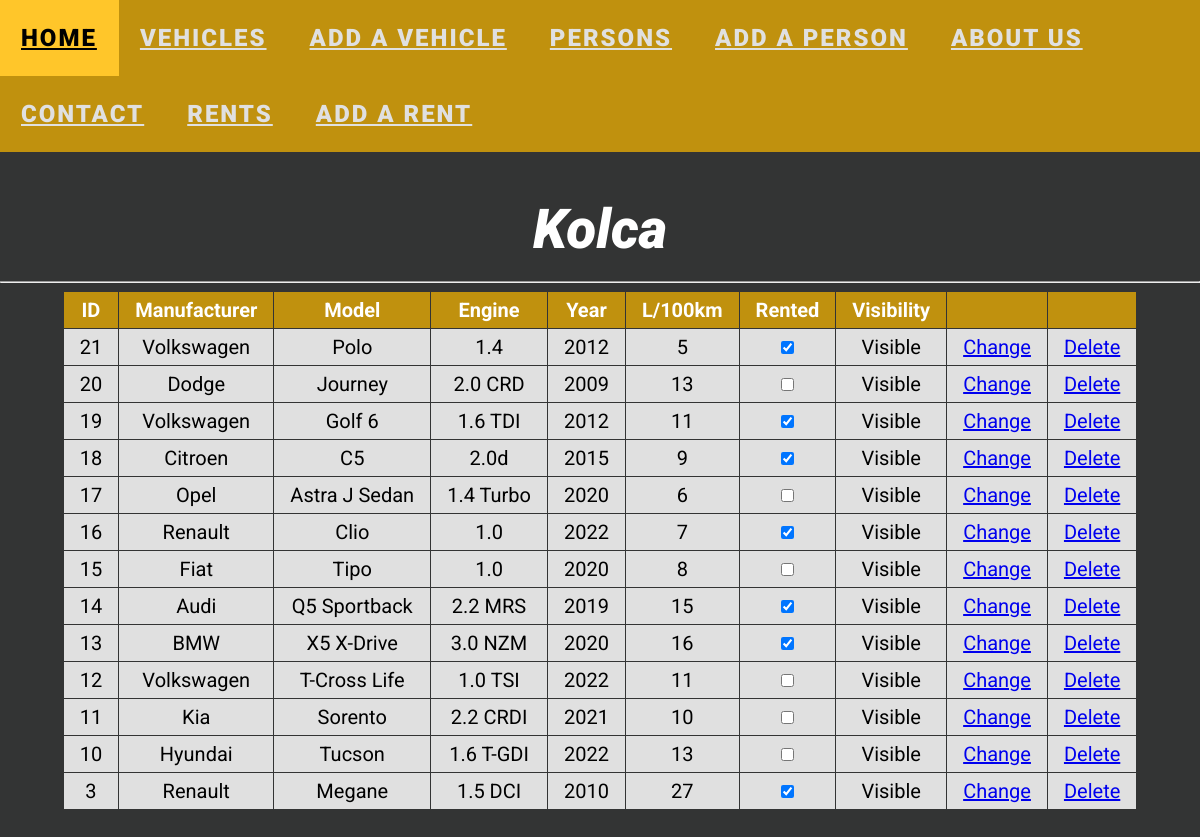
/vehicle/vehicles.php, run on the app's committed database.
### tables this page shows
CREATE TABLE `vehicle` (
  `vehicleId` int NOT NULL AUTO_INCREMENT,
  `manufacturer` varchar(255) DEFAULT NULL,
  `vehicleModel` varchar(255) DEFAULT NULL,
  `vehicleEngine` varchar(255) DEFAULT NULL,
  `vehicleYear` int DEFAULT NULL,
  `isRented` tinyint(1) DEFAULT NULL,
  `isVisible` tinyint(1) DEFAULT NULL,
  `consumptionPer100Km` float DEFAULT NULL,
  PRIMARY KEY (`vehicleId`)
);

### vehicle/vehicles.php (the view, shortened to what this page needs)
<?php
include "../include/joinsql.php";
include "../include/header.php";
?><!DOCTYPE html>
<html dir=ltr>
    <head>
        <link href="../css/reset.css" rel="stylesheet" type="text/css">
        <link href="../css/general.css" rel="stylesheet" type="text/css">
    </head>
    <body>
        <h1>Kolca</h1>
        <br>
        <hr>
        <table>
            <thead>
                <td>ID</td>
                <td>Manufacturer</td>
                <td>Model</td>
                <td>Engine</td>
                <td>Year</td>
                <td>L/100km</td>
                <td>Rented</td>
                <td>Visibility</td>
                <td></td>
                <td></td>
            </thead>
            <tbody>
                <?php $kolca = $conn->query("SELECT *, CASE WHEN isVisible = 0 Then 'Not visible' ELSE 'Visible' END AS visibilityText FROM vehicle ORDER BY vehicleId DESC");
                if ($kolca->num_rows > 0) {
                    while ($row = $kolca->fetch_assoc()) {
                        if ($row['isRented'] == TRUE) {
                            $checkRent = '<input type="checkbox" name="isRented" checked>';
                        } else {
                            $checkRent = '<input type="checkbox" name="isRented">';
                        }
                        print '<tr>
                                    <td>' . $row["vehicleId"] . '</td>
                                    <td>' . $row["manufacturer"] . '</td>
                                    <td>' . $row["vehicleModel"] . '</td>
                                    <td>' . $row["vehicleEngine"] . '</td>
                                    <td>' . $row["vehicleYear"] . '</td>
                                    <td>' . $row["consumptionPer100Km"] . '</td>
                                    <td>' . $checkRent . '</td>
                                    <td>' . $row['visibilityText'] . '</td>
                                    <td><a href="editVehicle.php?vehicleId=' . $row["vehicleId"] . '">Change</a></td>
                                    <td><a href="deleteVehicle.php?vehicleId=' . $row["vehicleId"] . '">Delete</a></td>
                                </tr>';
                    }
                } ?>
            </tbody>
        </table>
    </body>
</html>

### css/general.css (style rules this page uses)
body { background-color: #333434; font-family: 'Roboto', sans-serif; font-weight: 400; }
h1 { font-size: 55px; color: #fff; font-style: italic; padding-top: 50px; text-align: center; font-weight: 900; }
::placeholder { color: #fff; opacity: 0.7; }
table { border-collapse: separate; border-spacing: 1px; font-size: 20px; margin: auto; padding-bottom: 69px; }
table td { background-color: #e0e0e0; padding: 8px 16px 8px 16px; text-align: center; }
table thead td { background-color: rgb(192, 145, 14);; color: #fff; font-weight: bold; text-align: center; vertical-align: middle; }

### data on the page
vehicle: vehicleId "21", manufacturer "Volkswagen", vehicleModel "Polo", vehicleEngine "1.4", vehicleYear "2012", consumptionPer100Km "5", visibilityText "Visible"
vehicle: vehicleId "20", manufacturer "Dodge", vehicleModel "Journey", vehicleEngine "2.0 CRD", vehicleYear "2009", consumptionPer100Km "13", visibilityText "Visible"
vehicle: vehicleId "19", manufacturer "Volkswagen", vehicleModel "Golf 6", vehicleEngine "1.6 TDI", vehicleYear "2012", consumptionPer100Km "11", visibilityText "Visible"
vehicle: vehicleId "18", manufacturer "Citroen", vehicleModel "C5", vehicleEngine "2.0d", vehicleYear "2015", consumptionPer100Km "9", visibilityText "Visible"
vehicle: vehicleId "17", manufacturer "Opel", vehicleModel "Astra J Sedan", vehicleEngine "1.4 Turbo", vehicleYear "2020", consumptionPer100Km "6", visibilityText "Visible"
vehicle: vehicleId "16", manufacturer "Renault", vehicleModel "Clio", vehicleEngine "1.0", vehicleYear "2022", consumptionPer100Km "7", visibilityText "Visible"
vehicle: vehicleId "15", manufacturer "Fiat", vehicleModel "Tipo", vehicleEngine "1.0", vehicleYear "2020", consumptionPer100Km "8", visibilityText "Visible"
vehicle: vehicleId "14", manufacturer "Audi", vehicleModel "Q5 Sportback", vehicleEngine "2.2 MRS", vehicleYear "2019", consumptionPer100Km "15", visibilityText "Visible"
vehicle: vehicleId "13", manufacturer "BMW", vehicleModel "X5 X-Drive", vehicleEngine "3.0 NZM", vehicleYear "2020", consumptionPer100Km "16", visibilityText "Visible"
vehicle: vehicleId "12", manufacturer "Volkswagen", vehicleModel "T-Cross Life", vehicleEngine "1.0 TSI", vehicleYear "2022", consumptionPer100Km "11", visibilityText "Visible"
vehicle: vehicleId "11", manufacturer "Kia", vehicleModel "Sorento", vehicleEngine "2.2 CRDI", vehicleYear "2021", consumptionPer100Km "10", visibilityText "Visible"
vehicle: vehicleId "10", manufacturer "Hyundai", vehicleModel "Tucson", vehicleEngine "1.6 T-GDI", vehicleYear "2022", consumptionPer100Km "13", visibilityText "Visible"
vehicle: vehicleId "3", manufacturer "Renault", vehicleModel "Megane", vehicleEngine "1.5 DCI", vehicleYear "2010", consumptionPer100Km "27", visibilityText "Visible"
